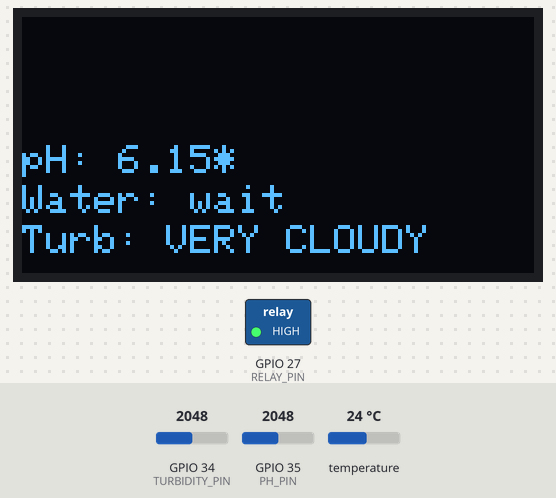
Simulated run of this sketch. Board: ESP32. On the bench: 128×64 one-colour display, switched loads named in the sketch (green lamp = pin HIGH). Inputs (shaded band) come from the test bench; at power-on: GPIO 34 (TURBIDITY_PIN) = 2048, temperature 24 °C, GPIO 35 (PH_PIN) = 2048 (analog values on the 0–4095 scale). WiFi joins after 1.5 s; servers stay silent unless stated; no MQTT or app messages arrive unless stated; what the sketch prints to the serial monitor is not drawn.

Above: at 3.8 s.
3.9 s: GPIO 34 (TURBIDITY_PIN) set to 2308
At 6.5 s:
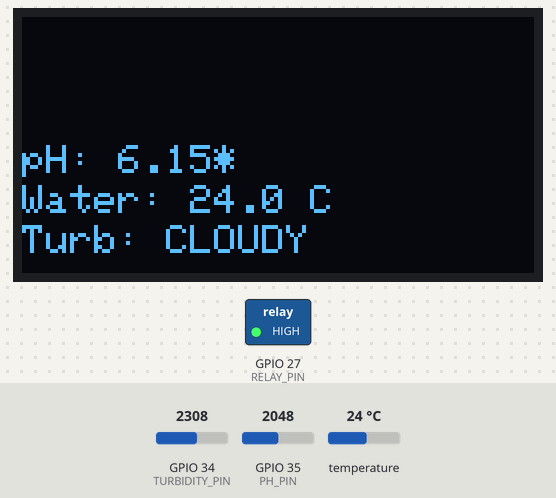
7.7 s: GPIO 34 (TURBIDITY_PIN) set to 2433
At 10.0 s:
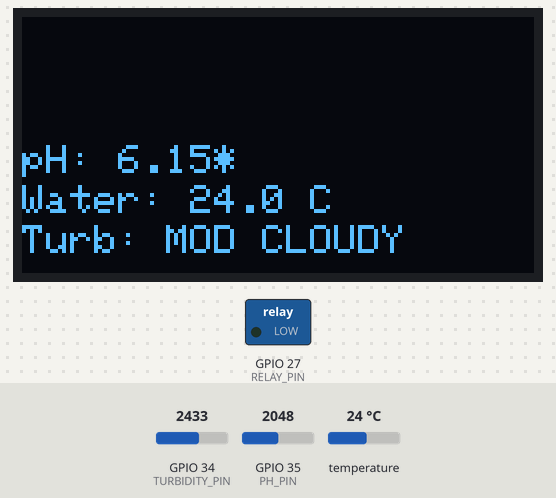
10.7 s: GPIO 34 (TURBIDITY_PIN) set to 2500
At 13.4 s:
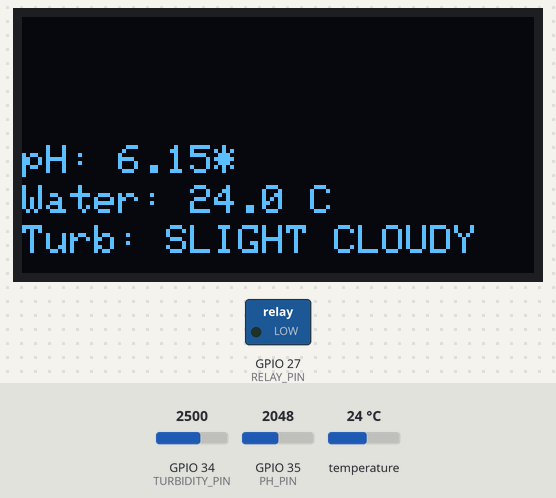
13.7 s: GPIO 34 (TURBIDITY_PIN) set to 2866
At 15.7 s:
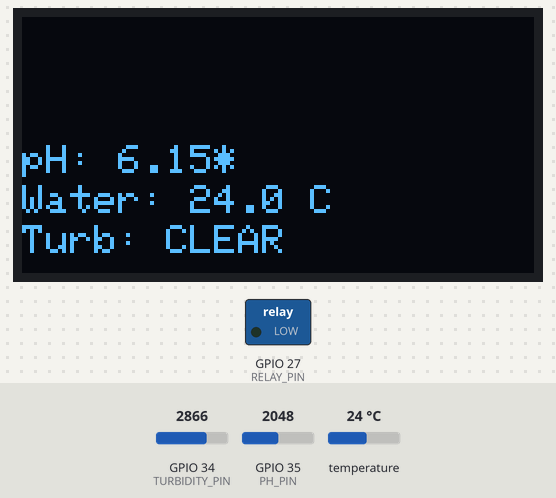
16.7 s: temperature set to 12 °C
At 20.2 s:
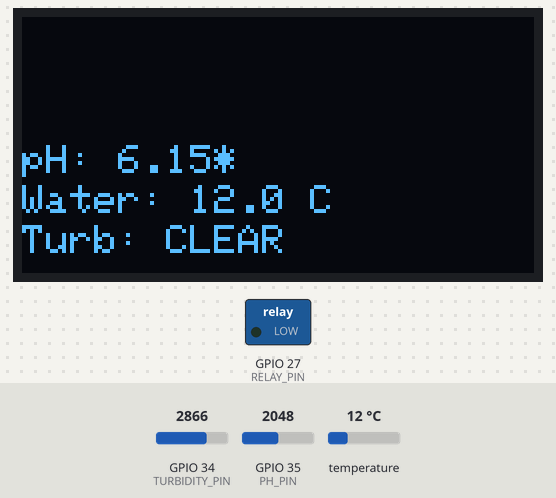
20.9 s: GPIO 34 (TURBIDITY_PIN) set to 2480
At 21.6 s:
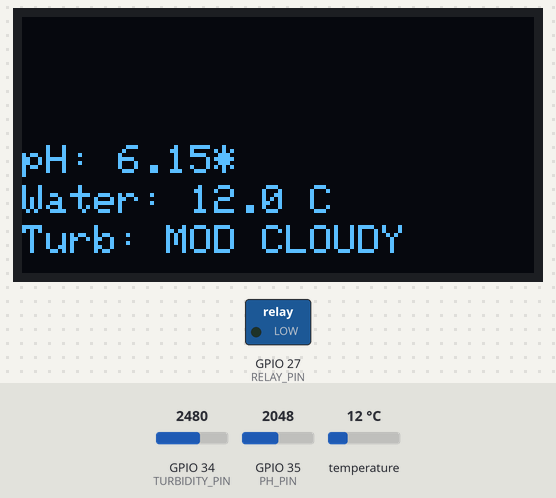
Timing chart, 0 to 23.7 s (numbered marks = the images above; inputs shaded):
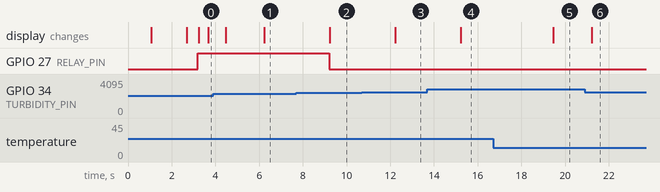

Measured:
- the behaviour switches between 2369 and 2370 on GPIO 34 (TURBIDITY_PIN) (found by bisection; images 1 and 2)
- the behaviour switches between 2499 and 2500 on GPIO 34 (TURBIDITY_PIN) (found by bisection; images 2 and 3)
- after the input at 3.9 s, the display: first differs from a run without the input after 2.3 s (image 1)
- after the input at 7.7 s, GPIO 27 (RELAY_PIN): HIGH → LOW after 1.5 s; the display: changes after 1.5 s (image 2)
- after the input at 10.7 s, the display: changes after 1.5 s (image 3)
- after the input at 13.7 s, the display: changes after 1.5 s (image 4)
- after the input at 16.7 s, the display: changes after 2.8 s (image 5)
- after the input at 20.9 s, the display: changes after 0.33 s (image 6)

The sketch:

sketch_oct11a.ino
```cpp
#include <OneWire.h>

#include <WiFi.h>
#include <WiFiClientSecure.h>
#include <PubSubClient.h>
#include <OneWire.h>
#include <DallasTemperature.h>
#include <Wire.h>
#include <Adafruit_GFX.h>
#include <Adafruit_SH110X.h>

// =====================================================
// 1. WIFI CONFIGURATION
// =====================================================

const char* WIFI_SSID = "FTTH-29";
const char* WIFI_PASSWORD = "jr290129";

// =====================================================
// 2. HIVEMQ CLOUD MQTT CONFIGURATION
// =====================================================

const char* MQTT_SERVER =
  "aa595fb1583d4754a76c3f3ff4fbb9e3.s1.eu.hivemq.cloud";

const int MQTT_PORT = 8883;

const char* MQTT_USERNAME = "florasync";
const char* MQTT_PASSWORD = "florasync@123";

const char* TURBIDITY_TOPIC = "aquasync/turbidity";
const char* PH_TOPIC = "aquasync/ph";
const char* TEMPERATURE_TOPIC = "aquasync/temperature";

// =====================================================
// 3. SENSOR CONFIGURATION
// =====================================================

#define TURBIDITY_PIN 34
#define PH_PIN 35
#define DS18B20_PIN 4

// Relay module control (ESP32 GPIO only drives the relay input)
#define RELAY_PIN 27
#define RELAY_ON_LEVEL HIGH  // Set HIGH as the relay activation level for this module; change to LOW only if testing proves active-LOW
#define RELAY_OFF_LEVEL (RELAY_ON_LEVEL == LOW ? HIGH : LOW)

// Turbidity hysteresis thresholds: turn pump ON when very cloudy,
// and OFF after the reading improves. Tune using your own calibration.
const int PUMP_ON_TURBIDITY_LIMIT = 2150;
const int PUMP_OFF_TURBIDITY_LIMIT = 2370;
bool pumpIsOn = false;

OneWire oneWire(DS18B20_PIN);
DallasTemperature temperatureSensor(&oneWire);

const int NUM_READINGS = 10;
const int PH_SAMPLES = 20;

// Turbidity thresholds
const int VERY_CLOUDY_LIMIT = 2150;
const int CLOUDY_LIMIT = 2370;
const int MODERATELY_CLOUDY_LIMIT = 2500;
const int SLIGHTLY_CLOUDY_LIMIT = 2520;

// pH demo settings — NOT CALIBRATED
const float ADC_CORRECTION = 1.081;
const float DIVIDER_RATIO = 2.0;
const float PH7_PO_VOLTAGE = 3.416;
const float VOLTS_PER_PH = 0.18;

// =====================================================
// 4. OLED DISPLAY (SH1106, 128x64 I2C)
// =====================================================

#define OLED_WIDTH 128
#define OLED_HEIGHT 64
#define OLED_RESET -1
#define OLED_ADDRESS_PRIMARY 0x3C
#define OLED_ADDRESS_SECONDARY 0x3D

Adafruit_SH1106G oled(OLED_WIDTH, OLED_HEIGHT, &Wire, OLED_RESET);
bool oledReady = false;
uint8_t oledAddress = OLED_ADDRESS_PRIMARY;

// Latest values used by the OLED. pH is an uncalibrated estimate.
int latestTurbidityADC = 0;
float latestPH = NAN;
float latestTemperatureC = NAN;
String latestTurbidityStatus = "Waiting...";

void updateOLED() {
  if (!oledReady) return;

  oled.clearDisplay();
  oled.setTextColor(SH110X_WHITE);
  oled.setTextSize(1);

  // Put every reading in the lower half (y = 32 to 63).
  // Text size 1 is 8 pixels tall; lines are spaced 10 pixels apart.
  oled.setCursor(0, 32);
  oled.print(F("pH: "));
  if (isfinite(latestPH)) {
    oled.print(latestPH, 2);
    oled.print(F("*"));  // * means uncalibrated estimate
  } else {
    oled.print(F("wait"));
  }

  oled.setCursor(0, 42);
  oled.print(F("Water: "));
  if (isfinite(latestTemperatureC)) {
    oled.print(latestTemperatureC, 1);
    oled.print(F(" C"));
  } else {
    oled.print(F("wait"));
  }

  oled.setCursor(0, 52);
  oled.print(F("Turb: "));
  if (latestTurbidityStatus == "VERY CLOUDY") {
    oled.print(F("VERY CLOUDY"));
  } else if (latestTurbidityStatus == "MODERATELY CLOUDY") {
    oled.print(F("MOD CLOUDY"));
  } else if (latestTurbidityStatus == "SLIGHTLY CLOUDY") {
    oled.print(F("SLIGHT CLOUDY"));
  } else if (latestTurbidityStatus == "Waiting...") {
    oled.print(F("WAIT"));
  } else {
    oled.print(latestTurbidityStatus);
  }

  oled.display();
}

// =====================================================
// 5. MQTT CLIENT
// =====================================================

WiFiClientSecure secureClient;
PubSubClient mqttClient(secureClient);

unsigned long lastPublishTime = 0;
const unsigned long PUBLISH_INTERVAL = 3000;

// =====================================================
// 5. READ TURBIDITY
// =====================================================

int readTurbidity() {
  long total = 0;

  for (int i = 0; i < NUM_READINGS; i++) {
    total += analogRead(TURBIDITY_PIN);
    delay(20);
  }

  return total / NUM_READINGS;
}

const char* getTurbidityStatus(int rawADC) {
  if (rawADC < VERY_CLOUDY_LIMIT) {
    return "VERY CLOUDY";
  } else if (rawADC < CLOUDY_LIMIT) {
    return "CLOUDY";
  } else if (rawADC < MODERATELY_CLOUDY_LIMIT) {
    return "MODERATELY CLOUDY";
  } else if (rawADC < SLIGHTLY_CLOUDY_LIMIT) {
    return "SLIGHTLY CLOUDY";
  } else {
    return "CLEAR";
  }
}

// =====================================================
// 6. READ pH SENSOR
// =====================================================

float readPH() {
  long total = 0;

  for (int i = 0; i < PH_SAMPLES; i++) {
    total += analogRead(PH_PIN);
    delay(20);
  }

  float adc = total / (float)PH_SAMPLES;

  // Approximate voltage with your current correction factor
  float gpioVoltage =
      (adc * 3.3f / 4095.0f) * ADC_CORRECTION;

  // Estimate the voltage before the 10k/10k divider
  float poVoltage = gpioVoltage * DIVIDER_RATIO;

  // Provisional demo formula; calibration is unverified
  float ph = 7.0f +
             (PH7_PO_VOLTAGE - poVoltage) / VOLTS_PER_PH;

  // Keep the output within a reasonable display range
  if (ph < 0.0f) ph = 0.0f;
  if (ph > 14.0f) ph = 14.0f;

  Serial.print("pH ADC: ");
  Serial.println(adc, 0);

  Serial.print("GPIO35 voltage: ");
  Serial.print(gpioVoltage, 3);
  Serial.println(" V");

  Serial.print("Estimated PO voltage: ");
  Serial.print(poVoltage, 3);
  Serial.println(" V");

  Serial.print("Estimated pH (DEMO): ");
  Serial.println(ph, 2);

  return ph;
}

// =====================================================
// 7. CONNECT TO WIFI
// =====================================================

void connectWiFi() {
  Serial.println();
  Serial.print("Connecting to Wi-Fi: ");
  Serial.println(WIFI_SSID);

  WiFi.mode(WIFI_STA);
  WiFi.begin(WIFI_SSID, WIFI_PASSWORD);

  while (WiFi.status() != WL_CONNECTED) {
    delay(500);
    Serial.print(".");
  }

  Serial.println("\nWi-Fi connected!");
  Serial.print("ESP32 IP address: ");
  Serial.println(WiFi.localIP());
}

// =====================================================
// 8. CONNECT TO HIVEMQ
// =====================================================

void connectMQTT() {
  while (!mqttClient.connected()) {
    Serial.print("Connecting to HiveMQ Cloud...");

    String clientId = "AquaSync-ESP32-";
    clientId += String((uint32_t)ESP.getEfuseMac(), HEX);

    if (mqttClient.connect(
          clientId.c_str(),
          MQTT_USERNAME,
          MQTT_PASSWORD)) {

      Serial.println(" connected!");
      Serial.println("Turbidity topic: aquasync/turbidity");
      Serial.println("pH topic: aquasync/ph");
      Serial.println("Temperature topic: aquasync/temperature");

    } else {
      Serial.print(" failed. MQTT state: ");
      Serial.println(mqttClient.state());
      Serial.println("Retrying in 3 seconds...");
      delay(3000);
    }
  }
}

// =====================================================
// AUTOMATIC PUMP CONTROL
// =====================================================
void controlPumpFromTurbidity(int rawADC) {
  // Lower ADC readings indicate cloudier water in this prototype.
  // Hysteresis avoids rapid relay chatter around one threshold.
  if (!pumpIsOn && rawADC < PUMP_ON_TURBIDITY_LIMIT) {
    pumpIsOn = true;
    digitalWrite(RELAY_PIN, RELAY_ON_LEVEL);
    Serial.println("Turbidity high: pump ON");
  } else if (pumpIsOn && rawADC >= PUMP_OFF_TURBIDITY_LIMIT) {
    pumpIsOn = false;
    digitalWrite(RELAY_PIN, RELAY_OFF_LEVEL);
    Serial.println("Turbidity improved: pump OFF");
  } else {
    Serial.print("Pump state unchanged: ");
    Serial.println(pumpIsOn ? "ON" : "OFF");
  }
}

// =====================================================
// 9. PUBLISH TURBIDITY DATA
// =====================================================

void publishTurbidityData() {
  int rawADC = readTurbidity();

  float adcVoltage = (rawADC / 4095.0f) * 3.3f;
  float sensorVoltage = adcVoltage * 2.0f;

  const char* status = getTurbidityStatus(rawADC);
  latestTurbidityADC = rawADC;
  latestTurbidityStatus = status;
  controlPumpFromTurbidity(rawADC);
  updateOLED();

  char payload[200];

  snprintf(
    payload,
    sizeof(payload),
    "{\"rawADC\":%d,\"adcVoltage\":%.3f,"
    "\"sensorVoltage\":%.3f,\"status\":\"%s\"}",
    rawADC,
    adcVoltage,
    sensorVoltage,
    status
  );

  Serial.println("\n========== TURBIDITY ==========");
  Serial.print("Raw ADC: ");
  Serial.println(rawADC);
  Serial.print("Turbidity status: ");
  Serial.println(status);
  Serial.print("MQTT payload: ");
  Serial.println(payload);

  if (mqttClient.publish(TURBIDITY_TOPIC, payload, false)) {
    Serial.println("Turbidity publish successful!");
  } else {
    Serial.println("Turbidity publish failed!");
  }
}

// =====================================================
// 10. PUBLISH pH DATA
// =====================================================

void publishPHData() {
  float ph = readPH();
  latestPH = ph;
  updateOLED();

  char payload[100];

  snprintf(
    payload,
    sizeof(payload),
    "{\"ph\":%.2f,\"calibrated\":false}",
    ph
  );

  Serial.print("pH MQTT payload: ");
  Serial.println(payload);

  if (mqttClient.publish(PH_TOPIC, payload, false)) {
    Serial.println("pH publish successful!");
  } else {
    Serial.println("pH publish failed!");
  }
}

// =====================================================
// 11. PUBLISH DS18B20 WATER TEMPERATURE
// =====================================================

void publishTemperatureData() {
  temperatureSensor.requestTemperatures();
  float temperatureC = temperatureSensor.getTempCByIndex(0);

  if (temperatureC == DEVICE_DISCONNECTED_C || !isfinite(temperatureC)) {
    Serial.println("DS18B20 error: sensor not detected; skipping publish.");
    return;
  }

  latestTemperatureC = temperatureC;
  updateOLED();

  char payload[64];

  snprintf(payload, sizeof(payload), "{\"temperatureC\":%.2f}", temperatureC);
  Serial.print("Water temperature: ");
  Serial.print(temperatureC, 2);
  Serial.println(" °C");
  Serial.print("Temperature MQTT payload: ");
  Serial.println(payload);

  if (mqttClient.publish(TEMPERATURE_TOPIC, payload, false)) {
    Serial.println("Temperature publish successful!");
  } else {
    Serial.println("Temperature publish failed!");
  }
}

// =====================================================
// 12. SETUP
// =====================================================

void setup() {
  Serial.begin(115200);
  delay(1000);

  // I2C setup for a classic ESP32 DevKit: SDA=21, SCL=22.
  Wire.begin(21, 22);
  Wire.setClock(100000);

  // Scan the I2C bus and report detected addresses in Serial Monitor.
  bool found3C = false;
  bool found3D = false;
  Serial.println(F("Scanning I2C bus for OLED..."));
  for (uint8_t address = 1; address < 127; address++) {
    Wire.beginTransmission(address);
    uint8_t error = Wire.endTransmission();
    if (error == 0) {
      Serial.print(F("I2C device found at 0x"));
      if (address < 16) Serial.print('0');
      Serial.println(address, HEX);
      if (address == OLED_ADDRESS_PRIMARY) found3C = true;
      if (address == OLED_ADDRESS_SECONDARY) found3D = true;
    }
  }

  if (found3C) oledAddress = OLED_ADDRESS_PRIMARY;
  else if (found3D) oledAddress = OLED_ADDRESS_SECONDARY;

  if (found3C || found3D) {
    oledReady = oled.begin(oledAddress, true);
  }

  if (oledReady) {
    Serial.print(F("OLED initialized at I2C address 0x"));
    Serial.println(oledAddress, HEX);
    oled.clearDisplay();
    oled.setTextColor(SH110X_WHITE);
    oled.setTextSize(1);
    oled.setCursor(0, 32);
    oled.println(F("AquaSync starting"));
    oled.setCursor(0, 44);
    oled.println(F("Reading sensors..."));
    oled.display();
  } else {
    Serial.println(F("OLED not detected/initialized. Check power, GND, SDA=21, SCL=22, and display type."));
    Serial.println(F("If scanner finds no I2C device, fix wiring before expecting data on screen."));
  }

  // Start pump OFF before enabling automatic control.
  digitalWrite(RELAY_PIN, RELAY_OFF_LEVEL);
  pinMode(RELAY_PIN, OUTPUT);
  digitalWrite(RELAY_PIN, RELAY_OFF_LEVEL);

  pinMode(TURBIDITY_PIN, INPUT);
  pinMode(PH_PIN, INPUT);
  temperatureSensor.begin();
  Serial.print("DS18B20 sensors detected: ");
  Serial.println(temperatureSensor.getDeviceCount());

  analogReadResolution(12);

  // Prototype setting: encrypted connection without
  // server-certificate verification.
  secureClient.setInsecure();

  mqttClient.setServer(MQTT_SERVER, MQTT_PORT);
  mqttClient.setBufferSize(512);
  mqttClient.setKeepAlive(30);
  mqttClient.setSocketTimeout(10);

  Serial.println("\n================================");
  Serial.println("       AQUASYNC STARTING");
  Serial.println("================================");

  Serial.println("pH calculation: DEMO ONLY");
  Serial.println("pH calibration: NOT VERIFIED");
  Serial.println("Automatic pump relay: GPIO 27");
  Serial.println("Pump ON below turbidity ADC 2150; OFF at/above 2370.");

  connectWiFi();
  connectMQTT();

  Serial.println("AquaSync is ready!");
  updateOLED();
}

// =====================================================
// 12. MAIN LOOP
// =====================================================

void loop() {
  if (WiFi.status() != WL_CONNECTED) {
    Serial.println("Wi-Fi disconnected!");
    connectWiFi();
  }

  if (!mqttClient.connected()) {
    connectMQTT();
  }

  mqttClient.loop();

  unsigned long currentTime = millis();

  if (currentTime - lastPublishTime >= PUBLISH_INTERVAL) {
    lastPublishTime = currentTime;

    publishTurbidityData();
    publishPHData();
    publishTemperatureData();
    updateOLED();
  }
}
```
